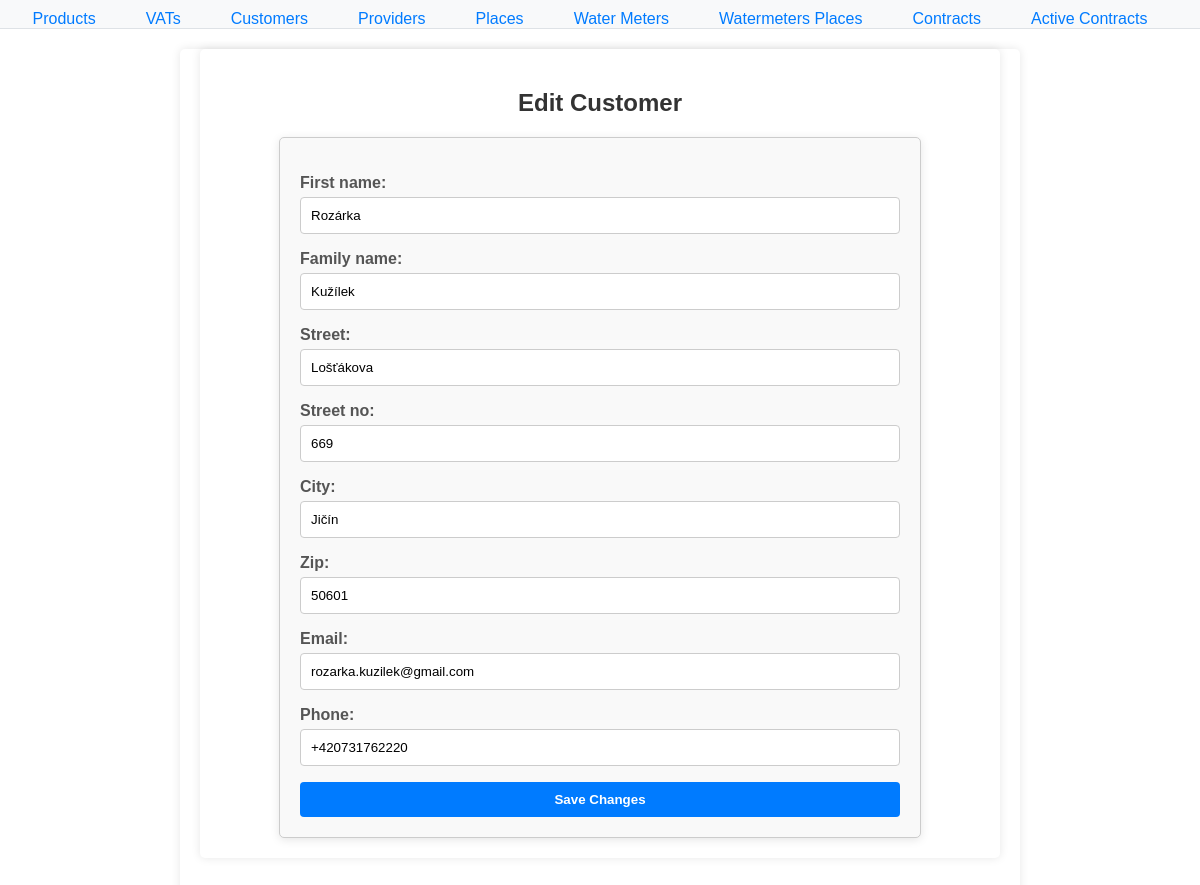
/water/customers/edit/1/, run on the app's committed database.
### water/models.py (models this page shows, shortened)
class Customer(models.Model):
    customer_id = models.AutoField(primary_key=True)
    first_name = models.CharField(max_length=100)
    family_name = models.CharField(max_length=100)
    street = models.CharField(max_length=100)
    street_no = models.CharField(max_length=10)
    city = models.CharField(max_length=100)
    zip = models.CharField(max_length=20)
    email = models.EmailField(unique=True)  # Ensure email is unique
    phone = models.CharField(max_length=20)
    class Meta:
        db_table = 'Customers'  # Specify the existing table name

### water/views.py (the view)
# urls.py: path('customers/edit/<int:customer_id>/', edit_customer, name='edit_customer'),
def edit_customer(request, customer_id):
    customer = get_object_or_404(Customer, pk=customer_id)
    if request.method == 'POST':
        form = CustomerForm(request.POST, instance=customer)
        if form.is_valid():
            form.save()  # Save the updated customer instance
            return redirect('customer_list')  # Redirect to the customer list page
    else:
        form = CustomerForm(instance=customer)  # Prepopulate the form with the customer's current data
    return render(request, 'water/customer_form.html', {'form': form})

### water/forms.py
class CustomerForm(forms.ModelForm):
    class Meta:
        model = Customer
        fields = ['first_name', 'family_name', 'street', 'street_no', 'city', 'zip', 'email', 'phone']

### water/templates/water/customer_form.html (shortened to what this page needs)
{% extends "water/base.html" %}
{% block content %}
<div class="content-container">
    <h2>Edit Customer</h2>
    <div class="form-container">
        <form method="POST">
            {{ form.as_p }}
            <button type="submit">Save Changes</button>
        </form>
    </div>
</div>
{% endblock %}

### water/static/styles.css (style rules this page uses)
body { font-family: Arial, sans-serif; margin: 0; padding: 0; }
.form-container { max-width: 600px; margin: 0 auto; padding: 20px; border: 1px solid #ccc; border-radius: 5px; background-color: #f9f9f9; box-shadow: 0 2px 5px rgba(0, 0, 0, 0.1); }
label { display: block; margin-bottom: 5px; }
input[type="text"], input[type="number"], input[type="datetime-local"] { width: 100%; padding: 8px; border: 1px solid #ccc; border-radius: 4px; box-sizing: border-box; }
button { background-color: #007BFF; color: white; padding: 10px 15px; border: none; border-radius: 5px; cursor: pointer; transition: background-color 0.3s; }
.content-container { max-width: 800px; margin: 20px auto; padding: 20px; background-color: #fff; border-radius: 5px; box-shadow: 0 0 10px rgba(0, 0, 0, 0.1); }
.form-container { max-width: 600px; margin: 40px auto; padding: 20px; border: 1px solid #ccc; border-radius: 5px; background-color: #f9f9f9; box-shadow: 0 2px 10px rgba(0, 0, 0, 0.1); }
label { display: block; margin-bottom: 5px; font-weight: bold; }
input[type="text"], input[type="number"], input[type="datetime-local"] { width: 100%; padding: 10px; border: 1px solid #ccc; border-radius: 4px; box-sizing: border-box; }
button { width: 100%; padding: 10px; border: none; border-radius: 5px; cursor: pointer; transition: background-color 0.3s; background-color: #007BFF; color: white; }
.content-container { margin: 20px auto; padding: 20px; border-radius: 5px; box-shadow: 0 2px 10px rgba(0, 0, 0, 0.1); background-color: #f9f9f9; max-width: 600px; }
h2 { margin-bottom: 20px; color: #333; text-align: center; }
.form-container { margin: 0 auto; }
label { display: block; margin-bottom: 5px; font-weight: bold; color: #555; }
input[type="text"], input[type="number"], input[type="email"], input[type="tel"] { width: 100%; padding: 10px; border: 1px solid #ccc; border-radius: 4px; box-sizing: border-box; }
button { width: 100%; padding: 10px; border: none; border-radius: 4px; cursor: pointer; background-color: #007bff; color: white; font-weight: bold; }

### data on the page
Customer: first_name "Rozárka", family_name "Kužílek", street "Lošťákova", street_no "669", city "Jičín", zip "50601", email "rozarka.kuzilek@gmail.com", phone "+420731762220"
